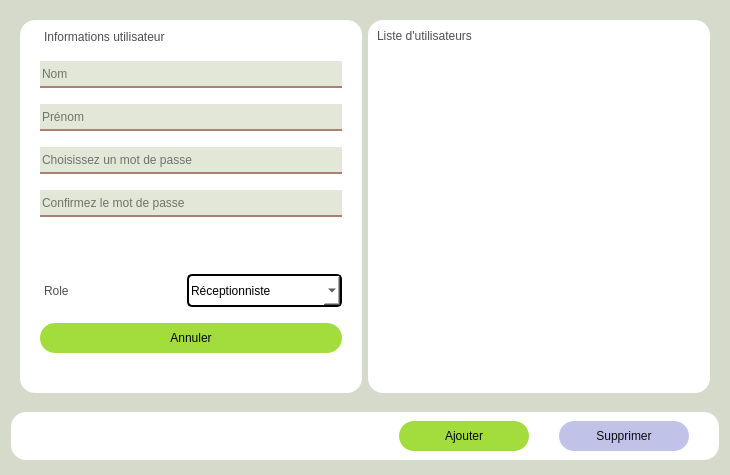
<?xml version="1.0" encoding="UTF-8"?>
<ui version="4.0">
 <class>Dialog</class>
 <widget class="QDialog" name="Dialog">
  <property name="geometry">
   <rect>
    <x>0</x>
    <y>0</y>
    <width>730</width>
    <height>475</height>
   </rect>
  </property>
  <property name="windowTitle">
   <string>Dialog</string>
  </property>
  <property name="styleSheet">
   <string notr="true">background-color: rgb(214, 218, 203);</string>
  </property>
  <layout class="QVBoxLayout" name="verticalLayout">
   <property name="spacing">
    <number>10</number>
   </property>
   <property name="bottomMargin">
    <number>15</number>
   </property>
   <item>
    <widget class="QWidget" name="widget" native="true">
     <property name="styleSheet">
      <string notr="true">
border-radius:15px;</string>
     </property>
     <layout class="QHBoxLayout" name="horizontalLayout_2">
      <item>
       <widget class="QWidget" name="widget_3" native="true">
        <property name="styleSheet">
         <string notr="true">
QWidget{

background-color: rgb(255, 255, 255);}
QLineEdit{
height:25px;
font: 63 10pt &quot;Bahnschrift SemiBold&quot;;
border-bottom:2px solid #ac7e74;
background-color: rgb(226, 231, 215);

}



</string>
        </property>
        <layout class="QVBoxLayout" name="verticalLayout_2">
         <property name="spacing">
          <number>16</number>
         </property>
         <property name="leftMargin">
          <number>20</number>
         </property>
         <property name="rightMargin">
          <number>20</number>
         </property>
         <property name="bottomMargin">
          <number>40</number>
         </property>
         <item>
          <widget class="QLabel" name="label">
           <property name="maximumSize">
            <size>
             <width>16777215</width>
             <height>16777215</height>
            </size>
           </property>
           <property name="styleSheet">
            <string notr="true">color: rgb(79, 79, 79);
font: 63 12pt &quot;Bahnschrift&quot;;
padding:1px;


</string>
           </property>
           <property name="text">
            <string>Informations utilisateur</string>
           </property>
          </widget>
         </item>
         <item>
          <widget class="QLineEdit" name="nom">
           <property name="placeholderText">
            <string>Nom</string>
           </property>
          </widget>
         </item>
         <item>
          <widget class="QLineEdit" name="prenom">
           <property name="placeholderText">
            <string>Prénom</string>
           </property>
          </widget>
         </item>
         <item>
          <widget class="QLineEdit" name="mdp">
           <property name="placeholderText">
            <string>Choisissez un mot de passe</string>
           </property>
          </widget>
         </item>
         <item>
          <widget class="QLineEdit" name="mdpc">
           <property name="placeholderText">
            <string>Confirmez le mot de passe</string>
           </property>
          </widget>
         </item>
         <item>
          <spacer name="verticalSpacer">
           <property name="orientation">
            <enum>Qt::Vertical</enum>
           </property>
           <property name="sizeHint" stdset="0">
            <size>
             <width>20</width>
             <height>40</height>
            </size>
           </property>
          </spacer>
         </item>
         <item>
          <layout class="QHBoxLayout" name="horizontalLayout_3">
           <item>
            <widget class="QLabel" name="label_3">
             <property name="styleSheet">
              <string notr="true">color: rgb(79, 79, 79);
font: 63 12pt &quot;Bahnschrift semibold&quot;;
padding:1px;


</string>
             </property>
             <property name="text">
              <string>Role</string>
             </property>
            </widget>
           </item>
           <item>
            <widget class="QComboBox" name="role_box">
             <property name="styleSheet">
              <string notr="true">
height:24.5px;
font: 63 11pt &quot;Bahnschrift SemiBold&quot;;
border:2px solid;
border-radius:5px;
padding:2px;</string>
             </property>
             <item>
              <property name="text">
               <string>Réceptionniste</string>
              </property>
             </item>
             <item>
              <property name="text">
               <string>Caissier</string>
              </property>
             </item>
             <item>
              <property name="text">
               <string>Responsable logistique</string>
              </property>
             </item>
            </widget>
           </item>
          </layout>
         </item>
         <item>
          <widget class="QPushButton" name="annuler_btn_2">
           <property name="styleSheet">
            <string notr="true">QWidget{
	background-color: rgb(255, 255, 255);
border-radius:15px;

}
QPushButton{
font: 63 11pt &quot;Bahnschrift SemiBold&quot;;
text-align:center;
	color: rgb(6, 6, 6);
border-radius:15px;
height:30px;
	background-color: rgb(163, 221, 61);
width:130px;



}
QPushButton:hover{
border:2px solid;
	border-color: rgb(32, 80, 10);

	color: rgb(77, 77, 77);
	
}
QPushButton:pressed{
	
	color: rgb(0, 0, 0);
	background-color: rgb(33, 83, 10);


}</string>
           </property>
           <property name="text">
            <string>Annuler</string>
           </property>
           <property name="icon">
            <iconset>
             <normaloff>../IMAGES/icones/croix-cercle.png</normaloff>../IMAGES/icones/croix-cercle.png</iconset>
           </property>
          </widget>
         </item>
        </layout>
       </widget>
      </item>
      <item>
       <widget class="QWidget" name="widget_4" native="true">
        <property name="styleSheet">
         <string notr="true">background-color: rgb(255, 255, 255);
</string>
        </property>
        <layout class="QVBoxLayout" name="verticalLayout_3">
         <property name="spacing">
          <number>15</number>
         </property>
         <item>
          <widget class="QLabel" name="label_2">
           <property name="maximumSize">
            <size>
             <width>16777215</width>
             <height>16777215</height>
            </size>
           </property>
           <property name="styleSheet">
            <string notr="true">color: rgb(79, 79, 79);
font: 63 12pt &quot;Bahnschrift&quot;;


</string>
           </property>
           <property name="text">
            <string>Liste d'utilisateurs</string>
           </property>
          </widget>
         </item>
         <item>
          <widget class="QListWidget" name="user_list_widget">
           <item>
            <property name="text">
             <string/>
            </property>
           </item>
          </widget>
         </item>
        </layout>
       </widget>
      </item>
     </layout>
    </widget>
   </item>
   <item>
    <widget class="QWidget" name="widget_2" native="true">
     <property name="styleSheet">
      <string notr="true">QWidget{
	background-color: rgb(255, 255, 255);
border-radius:15px;

}
QPushButton{
font: 63 11pt &quot;Bahnschrift SemiBold&quot;;
text-align:center;
	color: rgb(6, 6, 6);
border-radius:15px;
height:30px;
	background-color: rgb(163, 221, 61);
width:130px;



}
QPushButton:hover{
border:2px solid;
	border-color: rgb(32, 80, 10);

	color: rgb(77, 77, 77);
	
}
QPushButton:pressed{
	
	color: rgb(0, 0, 0);
	background-color: rgb(33, 83, 10);


}</string>
     </property>
     <layout class="QHBoxLayout" name="horizontalLayout">
      <property name="spacing">
       <number>30</number>
      </property>
      <property name="leftMargin">
       <number>30</number>
      </property>
      <property name="rightMargin">
       <number>30</number>
      </property>
      <item>
       <spacer name="horizontalSpacer">
        <property name="orientation">
         <enum>Qt::Horizontal</enum>
        </property>
        <property name="sizeHint" stdset="0">
         <size>
          <width>40</width>
          <height>20</height>
         </size>
        </property>
       </spacer>
      </item>
      <item>
       <widget class="QPushButton" name="ajouterButton">
        <property name="text">
         <string>Ajouter</string>
        </property>
        <property name="icon">
         <iconset>
          <normaloff>../IMAGES/icones/plus.png</normaloff>../IMAGES/icones/plus.png</iconset>
        </property>
       </widget>
      </item>
      <item>
       <widget class="QPushButton" name="supprimerButton">
        <property name="styleSheet">
         <string notr="true">QPushButton{
	
background-color: rgb(192, 194, 232);
color: rgb(11, 11, 11);


}
QPushButton:hover{
border-color:rgb(111, 97, 188);
}

	


QPushButton:pressed{
background-color: rgb(111, 97, 188);

}

</string>
        </property>
        <property name="text">
         <string>Supprimer</string>
        </property>
        <property name="icon">
         <iconset>
          <normaloff>../IMAGES/icones/poubelle.png</normaloff>../IMAGES/icones/poubelle.png</iconset>
        </property>
       </widget>
      </item>
     </layout>
    </widget>
   </item>
  </layout>
 </widget>
 <resources/>
 <connections>
  <connection>
   <sender>supprimerButton</sender>
   <signal>clicked()</signal>
   <receiver>mdpc</receiver>
   <slot>clear()</slot>
   <hints>
    <hint type="sourcelabel">
     <x>538</x>
     <y>405</y>
    </hint>
    <hint type="destinationlabel">
     <x>241</x>
     <y>198</y>
    </hint>
   </hints>
  </connection>
  <connection>
   <sender>supprimerButton</sender>
   <signal>clicked()</signal>
   <receiver>mdp</receiver>
   <slot>clear()</slot>
   <hints>
    <hint type="sourcelabel">
     <x>565</x>
     <y>406</y>
    </hint>
    <hint type="destinationlabel">
     <x>244</x>
     <y>162</y>
    </hint>
   </hints>
  </connection>
  <connection>
   <sender>supprimerButton</sender>
   <signal>clicked()</signal>
   <receiver>prenom</receiver>
   <slot>clear()</slot>
   <hints>
    <hint type="sourcelabel">
     <x>581</x>
     <y>409</y>
    </hint>
    <hint type="destinationlabel">
     <x>253</x>
     <y>123</y>
    </hint>
   </hints>
  </connection>
  <connection>
   <sender>supprimerButton</sender>
   <signal>clicked()</signal>
   <receiver>nom</receiver>
   <slot>clear()</slot>
   <hints>
    <hint type="sourcelabel">
     <x>577</x>
     <y>400</y>
    </hint>
    <hint type="destinationlabel">
     <x>238</x>
     <y>70</y>
    </hint>
   </hints>
  </connection>
 </connections>
</ui>
